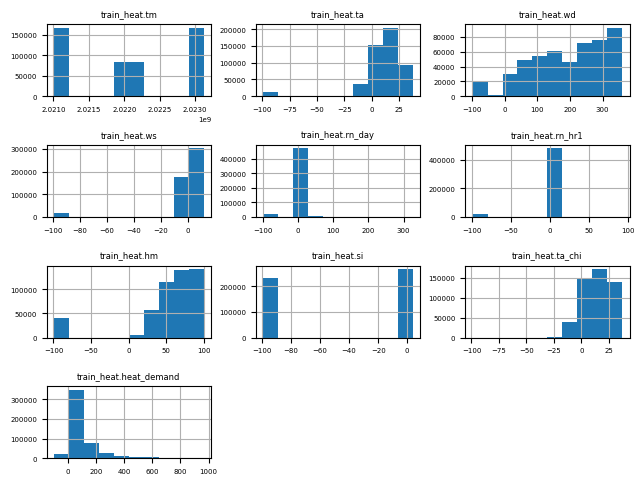

Generate this figure with Python:
import matplotlib.pyplot as plt
import seaborn as sns

plt.rc('font', size=5)
df.iloc[:,:].hist()
plt.tight_layout()
